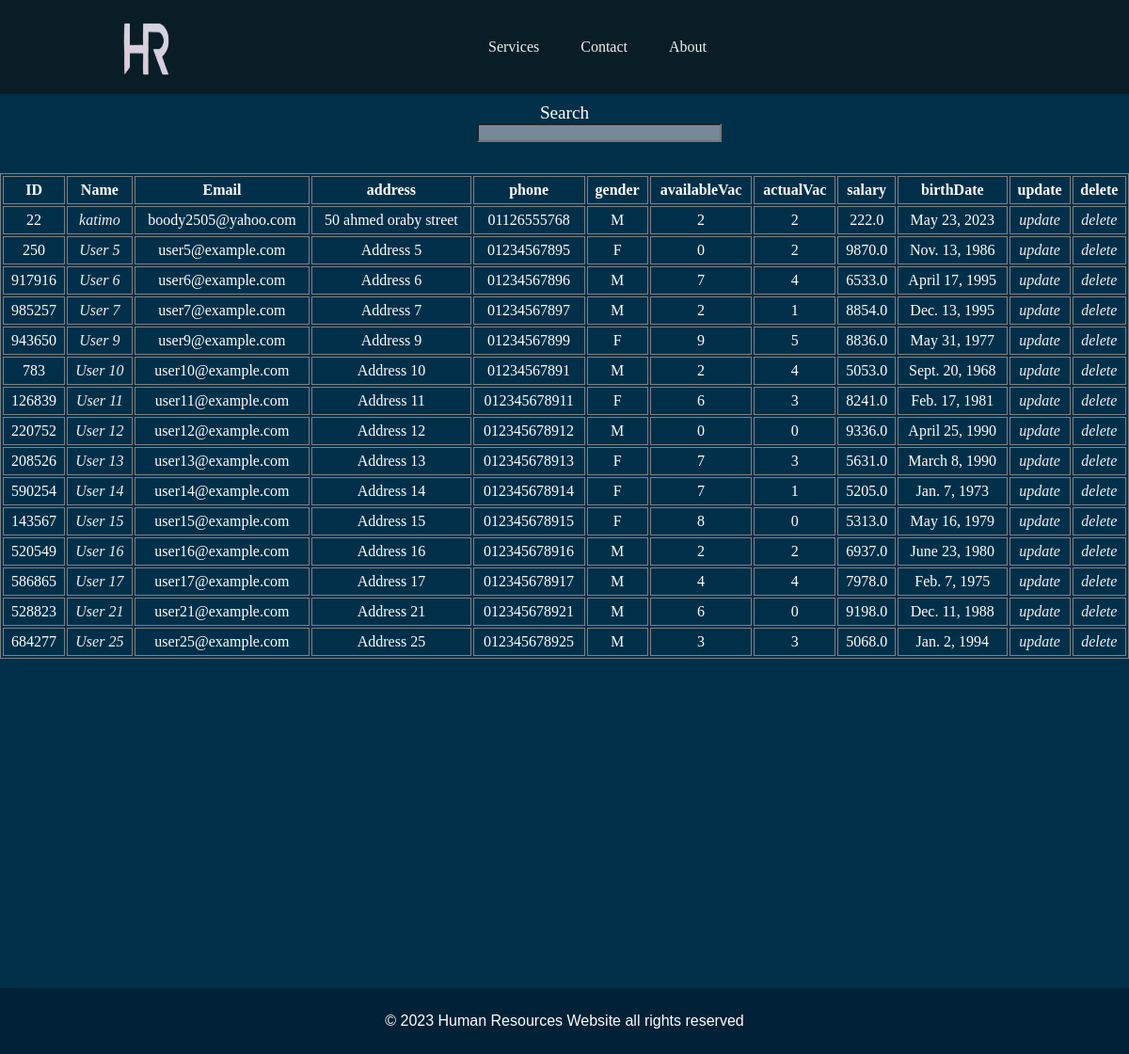
Before: /Listemployee with the older database file.
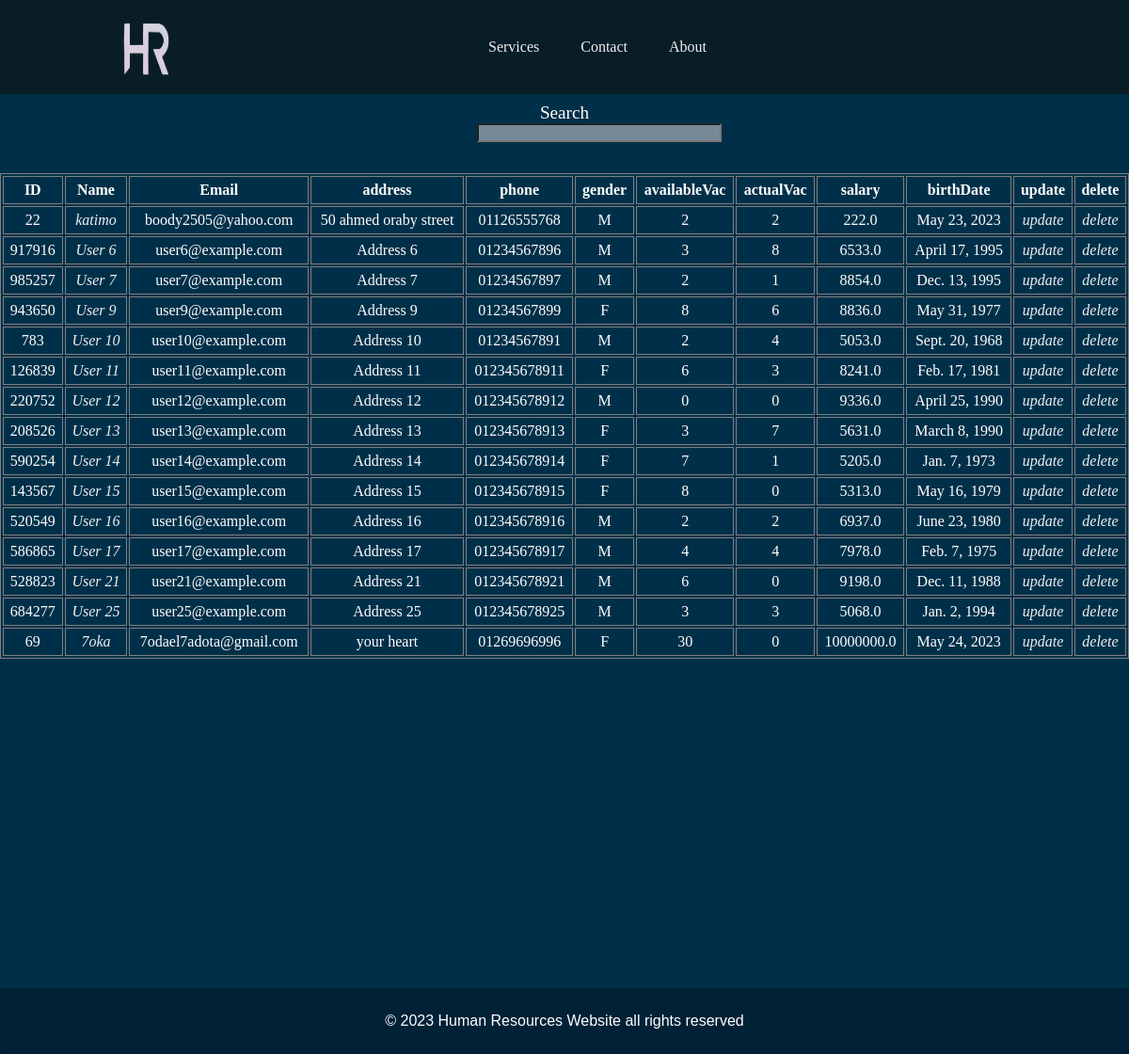
After: the same page with the newer database file.
### HR/models.py (models this page shows, shortened)
class Employee(models.Model)  :
    email       =models.EmailField(verbose_name="email", max_length=50,unique=True)
    accId       =models.IntegerField(default=0,unique=True)
    Name    =models.CharField(max_length=20)
    address    =models.CharField(max_length=500,null=True)
    GENDER_CHOICES = (
        ('M', 'Male'),
        ('F', 'Female')
    )
    gender = models.CharField(max_length=1,null=True,choices=GENDER_CHOICES)
    salary      =models.FloatField(default=0,verbose_name="Salary")
    phone       =models.CharField(max_length=11, verbose_name="Phone_Number",null=True)
    Birth_date         =models.DateField(null=True)
    availableVac=models.IntegerField(default=0)
    approvedVac =models.IntegerField(default=0)

### HR/views.py (the view)
# urls.py: path("Listemployee",EmpTable.as_view(),name="ListEmp")
class EmpTable(ListView) :
    model = Employee
    template_name = "EmpTable.html"
    context_object_name=  "employees"

### templates/EmpTable.html (shortened to what this page needs)
{%extends 'base.html'%}
{%load static%}
    {%block content%}
    <head>
        <link rel="stylesheet"
            href="https://cdnjs.cloudflare.com/ajax/libs/font-awesome/4.7.0/css/font-awesome.min.css">
        <link rel="stylesheet"
            href="https://cdnjs.cloudflare.com/ajax/libs/font-awesome/6.4.0/css/all.min.css"
 />
        <link rel="stylesheet" href="{%static 'css/sideNavBar.css'%}">
        <link rel="stylesheet" href="{%static 'css/navBarStyle.css'%}">
        <link rel="stylesheet" href="{%static 'css/table.css'%}">
    </head>
    <body>
        <div class="table-container">
            <form method="GET">
            <div class="search">
                <label for="key">Search</label>
                <input type="text" name="que" id="key">
            </div>
        </form>
            <table id='table'>
                <tr>
                    <th>ID</th>
                    <th>Name</th>
                    <th>Email</th>
                    <th>address</th>
                    <th>phone</th>
                    <th>gender</th>
                    <th>availableVac</th>
                    <th>actualVac</th>
                    <th>salary</th>
                    <th>birthDate</th>
                    <th>update</th>
                    <th>delete</th>
                </tr>
                {% if employees %}
                {% for each_emp in employees %}
                <tr>
                    <td> {{each_emp.accId}} </td>
                    <td class="header-lst-itm"><i><a class="header-link" href="{%url 'profile' pk=each_emp.pk%}"> {{each_emp.Name}} </a></i></td>
                    <td>{{each_emp.email}} </td>
                    <td>{{each_emp.address}} </td>
                    <td>{{each_emp.phone}} </td>
                    <td>{{each_emp.gender}} </td>
                    <td>{{each_emp.availableVac}} </td>
                    <td>{{each_emp.approvedVac}} </td>
                    <td>{{each_emp.salary}} </td>
                    <td>{{each_emp.Birth_date}} </td>
                    <td class="header-lst-itm"><i><a class="header-link"href="{%url 'updating' pk=each_emp.pk%}">update</a></i>
                    </td>
                    <td class="header-lst-itm"><i><a class="header-link"href="{%url 'emp_delete' accId=each_emp.accId%}?empname={{each_emp.Name}}">delete</a></i> </td>
                </tr>
                {% endfor %}
                {% endif %}
            </table>
        </div>
        <footer>
            &copy; 2023 Human Resources Website all rights reserved
        </footer>
    </body>
    {%endblock content%}

Changed rows visible on the page:
removed Employee: accId "250", Name "User 5", email "user5@example.com", address "Address 5", phone "01234567895", gender "F", availableVac "0", approvedVac "2", salary "9870.0", Birth_date "Nov. 13, 1986"
changed Employee "User 6": availableVac "7" → "3"; approvedVac "4" → "8"
changed Employee "User 9": availableVac "9" → "8"; approvedVac "5" → "6"
changed Employee "User 13": availableVac "7" → "3"; approvedVac "3" → "7"
added Employee: accId "69", Name "7oka", email "7odael7adota@gmail.com", address "your heart", phone "01269696996", gender "F", availableVac "30", approvedVac "0", salary "10000000.0", Birth_date "May 24, 2023"
